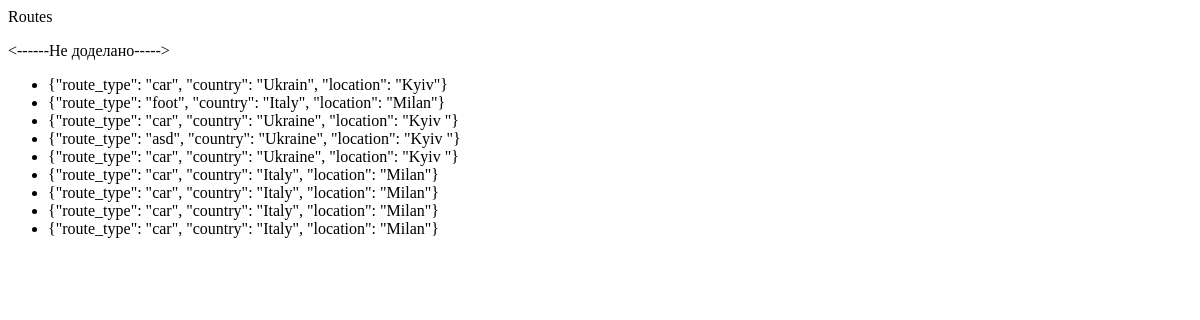
Page /app/ on the earlier database version.
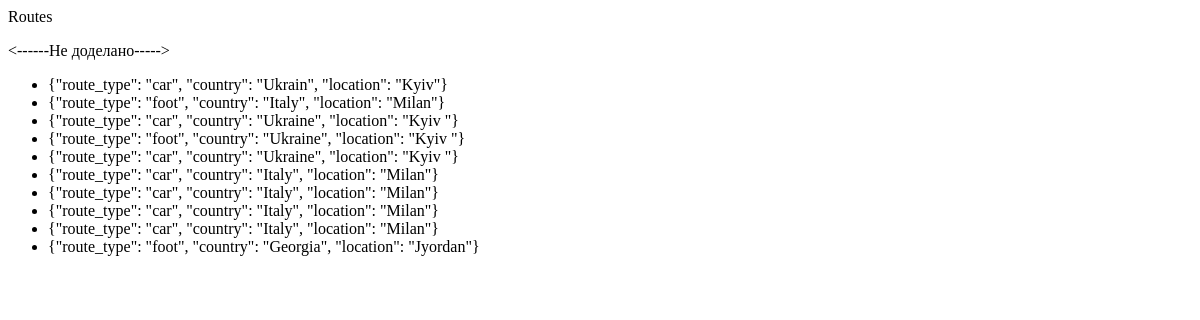
Same page on the later database version.
### app/models.py (models this page shows)
class Route(models.Model):
    class RouteType(models.TextChoices):
        car = 'car', gettext_lazy('car')
        foot = 'foot', gettext_lazy('foot')
        bicycle = 'bicycle', gettext_lazy('bicycle')
    start_point = models.IntegerField()
    stopping_point = models.JSONField()
    destination = models.IntegerField()
    country = models.CharField(max_length=50)
    location = models.CharField(max_length=120)
    description = models.TextField()
    route_type = models.CharField(max_length=10, choices=RouteType.choices, default=RouteType.foot)
    duration = models.IntegerField()

### app/views.py (the view)
# urls.py: path('', views.route_filter, name='all_route'),
def route_filter(request, route_type=None, country=None, location=None):
    query_filter = {}
    if route_type is not None:
        query_filter['route_type'] = route_type
    if country is not None:
        query_filter['country'] = country
    if location is not None:
        query_filter['location'] = location
    result = models.Route.objects.all().filter(**query_filter)
    return render(request, 'filter_route.html', {'result': result})

### templates/filter_route.html (shortened to what this page needs)
<!DOCTYPE html>
<html lang="en">
<head>
</head>
<body>
{% block title %}Routes{% endblock %}
    <p><------Не доделано-----></p>
    {% block content %}
        <ul>
            {% for itm in result %}
            <li>
                {"route_type": "{{ itm.route_type }}", "country": "{{ itm.country }}",
                "location": "{{ itm.location }}"}
            </li>
            {% endfor %}
        </ul>
    {% endblock %}
</body>
</html>

Differences in the rows shown:
changed Route (number 4 of 10 on the later page): route_type "asd" → "foot"
added Route: route_type "foot", country "Georgia", location "Jyordan"
